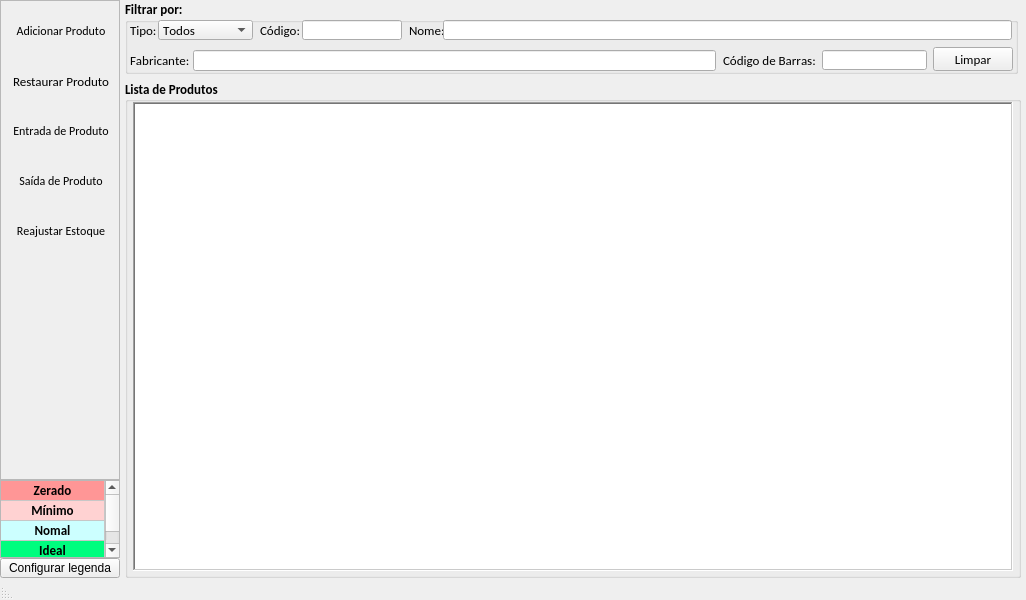
<?xml version="1.0" encoding="UTF-8"?>
<ui version="4.0">
 <class>tela_estoque</class>
 <widget class="QMainWindow" name="tela_estoque">
  <property name="windowModality">
   <enum>Qt::ApplicationModal</enum>
  </property>
  <property name="geometry">
   <rect>
    <x>0</x>
    <y>0</y>
    <width>1026</width>
    <height>600</height>
   </rect>
  </property>
  <property name="windowTitle">
   <string>Estoque</string>
  </property>
  <widget class="QWidget" name="centralwidget">
   <layout class="QHBoxLayout" name="horizontalLayout">
    <property name="spacing">
     <number>5</number>
    </property>
    <property name="margin">
     <number>0</number>
    </property>
    <item>
     <layout class="QVBoxLayout" name="verticalLayout_4">
      <property name="spacing">
       <number>0</number>
      </property>
      <item>
       <widget class="QFrame" name="frame">
        <property name="minimumSize">
         <size>
          <width>120</width>
          <height>480</height>
         </size>
        </property>
        <property name="maximumSize">
         <size>
          <width>120</width>
          <height>16777215</height>
         </size>
        </property>
        <property name="autoFillBackground">
         <bool>false</bool>
        </property>
        <property name="styleSheet">
         <string notr="true">alternate-background-color: qlineargradient(spread:pad, x1:0, y1:0, x2:1, y2:0, stop:0 rgba(255, 178, 102, 255), stop:0.55 rgba(235, 148, 61, 255), stop:0.98 rgba(0, 0, 0, 255), stop:1 rgba(0, 0, 0, 0));</string>
        </property>
        <property name="frameShape">
         <enum>QFrame::StyledPanel</enum>
        </property>
        <property name="frameShadow">
         <enum>QFrame::Plain</enum>
        </property>
        <layout class="QVBoxLayout" name="verticalLayout_3">
         <property name="spacing">
          <number>0</number>
         </property>
         <property name="leftMargin">
          <number>5</number>
         </property>
         <property name="topMargin">
          <number>5</number>
         </property>
         <property name="rightMargin">
          <number>0</number>
         </property>
         <property name="bottomMargin">
          <number>0</number>
         </property>
         <item>
          <widget class="QToolButton" name="btn_adicionar_produto">
           <property name="minimumSize">
            <size>
             <width>110</width>
             <height>50</height>
            </size>
           </property>
           <property name="maximumSize">
            <size>
             <width>110</width>
             <height>50</height>
            </size>
           </property>
           <property name="font">
            <font>
             <family>Calibri</family>
             <pointsize>9</pointsize>
             <kerning>false</kerning>
            </font>
           </property>
           <property name="text">
            <string>Adicionar Produto</string>
           </property>
           <property name="icon">
            <iconset resource="imagens.qrc">
             <normaloff>:/img/img/cadastrar_produto.png</normaloff>:/img/img/cadastrar_produto.png</iconset>
           </property>
           <property name="iconSize">
            <size>
             <width>30</width>
             <height>30</height>
            </size>
           </property>
           <property name="toolButtonStyle">
            <enum>Qt::ToolButtonTextUnderIcon</enum>
           </property>
           <property name="autoRaise">
            <bool>true</bool>
           </property>
          </widget>
         </item>
         <item>
          <widget class="QToolButton" name="btn_restaurar_produto">
           <property name="minimumSize">
            <size>
             <width>110</width>
             <height>50</height>
            </size>
           </property>
           <property name="maximumSize">
            <size>
             <width>110</width>
             <height>50</height>
            </size>
           </property>
           <property name="font">
            <font>
             <family>Calibri</family>
             <pointsize>10</pointsize>
            </font>
           </property>
           <property name="text">
            <string>Restaurar Produto</string>
           </property>
           <property name="icon">
            <iconset resource="imagens.qrc">
             <normaloff>:/img/img/produto_restaurar.png</normaloff>:/img/img/produto_restaurar.png</iconset>
           </property>
           <property name="iconSize">
            <size>
             <width>30</width>
             <height>30</height>
            </size>
           </property>
           <property name="toolButtonStyle">
            <enum>Qt::ToolButtonTextUnderIcon</enum>
           </property>
           <property name="autoRaise">
            <bool>true</bool>
           </property>
          </widget>
         </item>
         <item>
          <widget class="QToolButton" name="btn_entrada_produto">
           <property name="minimumSize">
            <size>
             <width>110</width>
             <height>50</height>
            </size>
           </property>
           <property name="maximumSize">
            <size>
             <width>110</width>
             <height>50</height>
            </size>
           </property>
           <property name="font">
            <font>
             <family>Calibri</family>
             <pointsize>9</pointsize>
             <kerning>false</kerning>
            </font>
           </property>
           <property name="text">
            <string>Entrada de Produto</string>
           </property>
           <property name="icon">
            <iconset resource="imagens.qrc">
             <normaloff>:/img/img/estoque_entrada_produto2.png</normaloff>:/img/img/estoque_entrada_produto2.png</iconset>
           </property>
           <property name="iconSize">
            <size>
             <width>30</width>
             <height>30</height>
            </size>
           </property>
           <property name="toolButtonStyle">
            <enum>Qt::ToolButtonTextUnderIcon</enum>
           </property>
           <property name="autoRaise">
            <bool>true</bool>
           </property>
          </widget>
         </item>
         <item>
          <widget class="QToolButton" name="btn_saida_produto">
           <property name="minimumSize">
            <size>
             <width>110</width>
             <height>50</height>
            </size>
           </property>
           <property name="maximumSize">
            <size>
             <width>110</width>
             <height>50</height>
            </size>
           </property>
           <property name="font">
            <font>
             <family>Calibri</family>
             <pointsize>9</pointsize>
             <kerning>false</kerning>
            </font>
           </property>
           <property name="text">
            <string>Saída de Produto</string>
           </property>
           <property name="icon">
            <iconset resource="imagens.qrc">
             <normaloff>:/img/img/estoque_saida_produto2.png</normaloff>:/img/img/estoque_saida_produto2.png</iconset>
           </property>
           <property name="iconSize">
            <size>
             <width>30</width>
             <height>30</height>
            </size>
           </property>
           <property name="toolButtonStyle">
            <enum>Qt::ToolButtonTextUnderIcon</enum>
           </property>
           <property name="autoRaise">
            <bool>true</bool>
           </property>
          </widget>
         </item>
         <item>
          <widget class="QToolButton" name="btn_reajustar_estoque">
           <property name="minimumSize">
            <size>
             <width>110</width>
             <height>50</height>
            </size>
           </property>
           <property name="maximumSize">
            <size>
             <width>110</width>
             <height>50</height>
            </size>
           </property>
           <property name="font">
            <font>
             <family>Calibri</family>
             <pointsize>9</pointsize>
             <kerning>false</kerning>
            </font>
           </property>
           <property name="text">
            <string>Reajustar Estoque</string>
           </property>
           <property name="icon">
            <iconset resource="imagens.qrc">
             <normaloff>:/img/img/estoque_reajuste.png</normaloff>:/img/img/estoque_reajuste.png</iconset>
           </property>
           <property name="iconSize">
            <size>
             <width>40</width>
             <height>30</height>
            </size>
           </property>
           <property name="toolButtonStyle">
            <enum>Qt::ToolButtonTextUnderIcon</enum>
           </property>
           <property name="autoRaise">
            <bool>true</bool>
           </property>
          </widget>
         </item>
         <item>
          <spacer name="verticalSpacer">
           <property name="orientation">
            <enum>Qt::Vertical</enum>
           </property>
           <property name="sizeHint" stdset="0">
            <size>
             <width>20</width>
             <height>220</height>
            </size>
           </property>
          </spacer>
         </item>
        </layout>
       </widget>
      </item>
      <item>
       <widget class="QTableWidget" name="tw_legenda">
        <property name="maximumSize">
         <size>
          <width>120</width>
          <height>80</height>
         </size>
        </property>
        <property name="font">
         <font>
          <family>Calibri</family>
          <weight>75</weight>
          <bold>true</bold>
         </font>
        </property>
        <property name="autoScroll">
         <bool>false</bool>
        </property>
        <property name="tabKeyNavigation">
         <bool>false</bool>
        </property>
        <property name="showDropIndicator" stdset="0">
         <bool>false</bool>
        </property>
        <property name="dragDropOverwriteMode">
         <bool>false</bool>
        </property>
        <property name="selectionMode">
         <enum>QAbstractItemView::NoSelection</enum>
        </property>
        <property name="rowCount">
         <number>4</number>
        </property>
        <property name="columnCount">
         <number>1</number>
        </property>
        <attribute name="horizontalHeaderVisible">
         <bool>false</bool>
        </attribute>
        <attribute name="horizontalHeaderHighlightSections">
         <bool>true</bool>
        </attribute>
        <attribute name="horizontalHeaderStretchLastSection">
         <bool>true</bool>
        </attribute>
        <attribute name="verticalHeaderVisible">
         <bool>false</bool>
        </attribute>
        <attribute name="verticalHeaderDefaultSectionSize">
         <number>19</number>
        </attribute>
        <attribute name="verticalHeaderStretchLastSection">
         <bool>true</bool>
        </attribute>
        <row/>
        <row/>
        <row/>
        <row/>
        <column/>
        <item row="0" column="0">
         <property name="text">
          <string>Zerado</string>
         </property>
         <property name="font">
          <font>
           <family>Calibri</family>
           <pointsize>10</pointsize>
           <kerning>false</kerning>
          </font>
         </property>
         <property name="textAlignment">
          <set>AlignHCenter|AlignVCenter|AlignCenter</set>
         </property>
         <property name="background">
          <brush brushstyle="SolidPattern">
           <color alpha="255">
            <red>255</red>
            <green>150</green>
            <blue>150</blue>
           </color>
          </brush>
         </property>
         <property name="foreground">
          <brush brushstyle="NoBrush">
           <color alpha="255">
            <red>0</red>
            <green>0</green>
            <blue>0</blue>
           </color>
          </brush>
         </property>
        </item>
        <item row="1" column="0">
         <property name="text">
          <string>Mínimo</string>
         </property>
         <property name="font">
          <font>
           <family>Calibri</family>
           <pointsize>10</pointsize>
           <kerning>false</kerning>
          </font>
         </property>
         <property name="textAlignment">
          <set>AlignHCenter|AlignVCenter|AlignCenter</set>
         </property>
         <property name="background">
          <brush brushstyle="SolidPattern">
           <color alpha="255">
            <red>255</red>
            <green>210</green>
            <blue>210</blue>
           </color>
          </brush>
         </property>
        </item>
        <item row="2" column="0">
         <property name="text">
          <string>Nomal</string>
         </property>
         <property name="font">
          <font>
           <family>Calibri</family>
           <pointsize>10</pointsize>
           <kerning>false</kerning>
          </font>
         </property>
         <property name="textAlignment">
          <set>AlignHCenter|AlignVCenter|AlignCenter</set>
         </property>
         <property name="background">
          <brush brushstyle="SolidPattern">
           <color alpha="255">
            <red>204</red>
            <green>255</green>
            <blue>255</blue>
           </color>
          </brush>
         </property>
        </item>
        <item row="3" column="0">
         <property name="text">
          <string>Ideal</string>
         </property>
         <property name="font">
          <font>
           <family>Calibri</family>
           <pointsize>10</pointsize>
           <kerning>false</kerning>
          </font>
         </property>
         <property name="textAlignment">
          <set>AlignHCenter|AlignVCenter|AlignCenter</set>
         </property>
         <property name="background">
          <brush brushstyle="SolidPattern">
           <color alpha="255">
            <red>0</red>
            <green>253</green>
            <blue>126</blue>
           </color>
          </brush>
         </property>
        </item>
       </widget>
      </item>
      <item>
       <widget class="QPushButton" name="pushButton">
        <property name="maximumSize">
         <size>
          <width>120</width>
          <height>20</height>
         </size>
        </property>
        <property name="font">
         <font>
          <weight>50</weight>
          <bold>false</bold>
          <kerning>false</kerning>
         </font>
        </property>
        <property name="text">
         <string>Configurar legenda</string>
        </property>
       </widget>
      </item>
     </layout>
    </item>
    <item>
     <layout class="QVBoxLayout" name="verticalLayout_2">
      <property name="rightMargin">
       <number>5</number>
      </property>
      <item>
       <widget class="QGroupBox" name="gb_filtrar">
        <property name="sizePolicy">
         <sizepolicy hsizetype="Preferred" vsizetype="Expanding">
          <horstretch>5</horstretch>
          <verstretch>5</verstretch>
         </sizepolicy>
        </property>
        <property name="minimumSize">
         <size>
          <width>893</width>
          <height>74</height>
         </size>
        </property>
        <property name="maximumSize">
         <size>
          <width>893</width>
          <height>74</height>
         </size>
        </property>
        <property name="font">
         <font>
          <family>Calibri</family>
          <pointsize>10</pointsize>
          <weight>75</weight>
          <bold>true</bold>
          <kerning>false</kerning>
         </font>
        </property>
        <property name="title">
         <string>Filtrar por:</string>
        </property>
        <widget class="QLabel" name="lb_nome">
         <property name="geometry">
          <rect>
           <x>284</x>
           <y>20</y>
           <width>35</width>
           <height>20</height>
          </rect>
         </property>
         <property name="minimumSize">
          <size>
           <width>35</width>
           <height>20</height>
          </size>
         </property>
         <property name="maximumSize">
          <size>
           <width>35</width>
           <height>20</height>
          </size>
         </property>
         <property name="font">
          <font>
           <family>Calibri</family>
           <weight>50</weight>
           <bold>false</bold>
           <kerning>false</kerning>
          </font>
         </property>
         <property name="text">
          <string>Nome:</string>
         </property>
        </widget>
        <widget class="QLabel" name="lb_codigo_barras">
         <property name="geometry">
          <rect>
           <x>598</x>
           <y>50</y>
           <width>99</width>
           <height>20</height>
          </rect>
         </property>
         <property name="minimumSize">
          <size>
           <width>99</width>
           <height>20</height>
          </size>
         </property>
         <property name="maximumSize">
          <size>
           <width>99</width>
           <height>20</height>
          </size>
         </property>
         <property name="font">
          <font>
           <family>Calibri</family>
           <weight>50</weight>
           <bold>false</bold>
           <kerning>false</kerning>
          </font>
         </property>
         <property name="text">
          <string>Código de Barras:</string>
         </property>
        </widget>
        <widget class="QLineEdit" name="le_nome">
         <property name="geometry">
          <rect>
           <x>318</x>
           <y>20</y>
           <width>569</width>
           <height>20</height>
          </rect>
         </property>
         <property name="minimumSize">
          <size>
           <width>506</width>
           <height>20</height>
          </size>
         </property>
         <property name="font">
          <font>
           <weight>50</weight>
           <bold>false</bold>
           <kerning>false</kerning>
          </font>
         </property>
         <property name="inputMethodHints">
          <set>Qt::ImhNone</set>
         </property>
         <property name="inputMask">
          <string/>
         </property>
         <property name="text">
          <string/>
         </property>
         <property name="maxLength">
          <number>60</number>
         </property>
        </widget>
        <widget class="QComboBox" name="cb_tipo">
         <property name="geometry">
          <rect>
           <x>33</x>
           <y>20</y>
           <width>95</width>
           <height>20</height>
          </rect>
         </property>
         <property name="maximumSize">
          <size>
           <width>100</width>
           <height>20</height>
          </size>
         </property>
         <property name="font">
          <font>
           <weight>50</weight>
           <bold>false</bold>
           <kerning>false</kerning>
          </font>
         </property>
         <item>
          <property name="text">
           <string>Todos</string>
          </property>
         </item>
         <item>
          <property name="text">
           <string>Acessório</string>
          </property>
         </item>
         <item>
          <property name="text">
           <string>Cosmético</string>
          </property>
         </item>
         <item>
          <property name="text">
           <string>Decoração</string>
          </property>
         </item>
         <item>
          <property name="text">
           <string>Estimulante</string>
          </property>
         </item>
         <item>
          <property name="text">
           <string>Fetish</string>
          </property>
         </item>
         <item>
          <property name="text">
           <string>Gel</string>
          </property>
         </item>
         <item>
          <property name="text">
           <string>Higiene</string>
          </property>
         </item>
         <item>
          <property name="text">
           <string>Jogo</string>
          </property>
         </item>
         <item>
          <property name="text">
           <string>Kit</string>
          </property>
         </item>
         <item>
          <property name="text">
           <string>Lubrificante</string>
          </property>
         </item>
         <item>
          <property name="text">
           <string>Perfumaria</string>
          </property>
         </item>
         <item>
          <property name="text">
           <string>Preservativo</string>
          </property>
         </item>
         <item>
          <property name="text">
           <string>Prótese</string>
          </property>
         </item>
         <item>
          <property name="text">
           <string>Vestuário</string>
          </property>
         </item>
         <item>
          <property name="text">
           <string>Vibrador</string>
          </property>
         </item>
        </widget>
        <widget class="QPushButton" name="btn_limpar">
         <property name="geometry">
          <rect>
           <x>808</x>
           <y>47</y>
           <width>80</width>
           <height>24</height>
          </rect>
         </property>
         <property name="font">
          <font>
           <weight>50</weight>
           <bold>false</bold>
          </font>
         </property>
         <property name="text">
          <string>Limpar</string>
         </property>
         <property name="icon">
          <iconset resource="imagens.qrc">
           <normaloff>:/img/img/limpar.png</normaloff>:/img/img/limpar.png</iconset>
         </property>
        </widget>
        <widget class="QLabel" name="lb_fabricante">
         <property name="geometry">
          <rect>
           <x>5</x>
           <y>50</y>
           <width>63</width>
           <height>20</height>
          </rect>
         </property>
         <property name="minimumSize">
          <size>
           <width>63</width>
           <height>20</height>
          </size>
         </property>
         <property name="maximumSize">
          <size>
           <width>63</width>
           <height>20</height>
          </size>
         </property>
         <property name="font">
          <font>
           <family>Calibri</family>
           <weight>50</weight>
           <bold>false</bold>
           <kerning>false</kerning>
          </font>
         </property>
         <property name="text">
          <string>Fabricante:</string>
         </property>
        </widget>
        <widget class="QLabel" name="lb_tipo">
         <property name="geometry">
          <rect>
           <x>5</x>
           <y>20</y>
           <width>28</width>
           <height>20</height>
          </rect>
         </property>
         <property name="minimumSize">
          <size>
           <width>28</width>
           <height>20</height>
          </size>
         </property>
         <property name="maximumSize">
          <size>
           <width>28</width>
           <height>20</height>
          </size>
         </property>
         <property name="font">
          <font>
           <family>Calibri</family>
           <weight>50</weight>
           <bold>false</bold>
           <kerning>false</kerning>
          </font>
         </property>
         <property name="frameShape">
          <enum>QFrame::NoFrame</enum>
         </property>
         <property name="text">
          <string>Tipo:</string>
         </property>
        </widget>
        <widget class="QLabel" name="lb_codigo">
         <property name="geometry">
          <rect>
           <x>135</x>
           <y>20</y>
           <width>42</width>
           <height>20</height>
          </rect>
         </property>
         <property name="font">
          <font>
           <weight>50</weight>
           <bold>false</bold>
          </font>
         </property>
         <property name="text">
          <string>Código:</string>
         </property>
        </widget>
        <widget class="QLineEdit" name="le_codigo">
         <property name="geometry">
          <rect>
           <x>177</x>
           <y>20</y>
           <width>100</width>
           <height>20</height>
          </rect>
         </property>
         <property name="font">
          <font>
           <weight>50</weight>
           <bold>false</bold>
          </font>
         </property>
         <property name="inputMask">
          <string>000000000; </string>
         </property>
         <property name="text">
          <string/>
         </property>
         <property name="cursorPosition">
          <number>9</number>
         </property>
         <property name="readOnly">
          <bool>false</bool>
         </property>
        </widget>
        <widget class="QLineEdit" name="le_codigo_barras">
         <property name="geometry">
          <rect>
           <x>697</x>
           <y>50</y>
           <width>105</width>
           <height>20</height>
          </rect>
         </property>
         <property name="minimumSize">
          <size>
           <width>105</width>
           <height>20</height>
          </size>
         </property>
         <property name="maximumSize">
          <size>
           <width>105</width>
           <height>20</height>
          </size>
         </property>
         <property name="font">
          <font>
           <weight>50</weight>
           <bold>false</bold>
           <kerning>false</kerning>
          </font>
         </property>
         <property name="inputMask">
          <string>0 000000 000000; </string>
         </property>
         <property name="text">
          <string>  </string>
         </property>
         <property name="maxLength">
          <number>15</number>
         </property>
        </widget>
        <widget class="QLineEdit" name="le_fabricante">
         <property name="geometry">
          <rect>
           <x>68</x>
           <y>50</y>
           <width>523</width>
           <height>21</height>
          </rect>
         </property>
         <property name="font">
          <font>
           <weight>50</weight>
           <bold>false</bold>
           <kerning>false</kerning>
          </font>
         </property>
         <property name="inputMethodHints">
          <set>Qt::ImhNone</set>
         </property>
         <property name="inputMask">
          <string/>
         </property>
         <property name="text">
          <string/>
         </property>
         <property name="maxLength">
          <number>60</number>
         </property>
        </widget>
       </widget>
      </item>
      <item>
       <widget class="QGroupBox" name="gb_clientes">
        <property name="minimumSize">
         <size>
          <width>889</width>
          <height>251</height>
         </size>
        </property>
        <property name="font">
         <font>
          <family>Calibri</family>
          <pointsize>10</pointsize>
          <weight>75</weight>
          <bold>true</bold>
         </font>
        </property>
        <property name="title">
         <string>Lista de Produtos</string>
        </property>
        <property name="alignment">
         <set>Qt::AlignLeading|Qt::AlignLeft|Qt::AlignVCenter</set>
        </property>
        <layout class="QVBoxLayout" name="verticalLayout">
         <property name="spacing">
          <number>0</number>
         </property>
         <property name="leftMargin">
          <number>5</number>
         </property>
         <property name="topMargin">
          <number>0</number>
         </property>
         <property name="rightMargin">
          <number>5</number>
         </property>
         <property name="bottomMargin">
          <number>5</number>
         </property>
         <item>
          <widget class="QTableWidget" name="tw_produtos">
           <property name="minimumSize">
            <size>
             <width>869</width>
             <height>469</height>
            </size>
           </property>
           <property name="font">
            <font>
             <family>Calibri</family>
             <pointsize>10</pointsize>
             <kerning>false</kerning>
            </font>
           </property>
           <property name="frameShape">
            <enum>QFrame::WinPanel</enum>
           </property>
           <property name="horizontalScrollBarPolicy">
            <enum>Qt::ScrollBarAsNeeded</enum>
           </property>
           <property name="autoScroll">
            <bool>true</bool>
           </property>
           <property name="alternatingRowColors">
            <bool>false</bool>
           </property>
           <property name="selectionBehavior">
            <enum>QAbstractItemView::SelectRows</enum>
           </property>
           <property name="showGrid">
            <bool>true</bool>
           </property>
           <property name="gridStyle">
            <enum>Qt::SolidLine</enum>
           </property>
           <property name="sortingEnabled">
            <bool>false</bool>
           </property>
           <property name="wordWrap">
            <bool>true</bool>
           </property>
           <property name="cornerButtonEnabled">
            <bool>true</bool>
           </property>
           <property name="rowCount">
            <number>0</number>
           </property>
           <property name="columnCount">
            <number>0</number>
           </property>
           <attribute name="horizontalHeaderVisible">
            <bool>true</bool>
           </attribute>
           <attribute name="horizontalHeaderCascadingSectionResizes">
            <bool>false</bool>
           </attribute>
           <attribute name="horizontalHeaderDefaultSectionSize">
            <number>450</number>
           </attribute>
           <attribute name="horizontalHeaderMinimumSectionSize">
            <number>100</number>
           </attribute>
           <attribute name="horizontalHeaderShowSortIndicator" stdset="0">
            <bool>false</bool>
           </attribute>
           <attribute name="horizontalHeaderStretchLastSection">
            <bool>true</bool>
           </attribute>
           <attribute name="verticalHeaderVisible">
            <bool>false</bool>
           </attribute>
           <attribute name="verticalHeaderCascadingSectionResizes">
            <bool>false</bool>
           </attribute>
           <attribute name="verticalHeaderDefaultSectionSize">
            <number>20</number>
           </attribute>
           <attribute name="verticalHeaderMinimumSectionSize">
            <number>20</number>
           </attribute>
          </widget>
         </item>
        </layout>
       </widget>
      </item>
     </layout>
    </item>
   </layout>
  </widget>
  <widget class="QStatusBar" name="barra_de_status">
   <property name="font">
    <font>
     <family>Calibri</family>
     <pointsize>10</pointsize>
     <weight>75</weight>
     <bold>true</bold>
    </font>
   </property>
   <property name="accessibleDescription">
    <string/>
   </property>
   <property name="layoutDirection">
    <enum>Qt::RightToLeft</enum>
   </property>
  </widget>
 </widget>
 <tabstops>
  <tabstop>le_codigo</tabstop>
  <tabstop>le_nome</tabstop>
  <tabstop>le_fabricante</tabstop>
  <tabstop>le_codigo_barras</tabstop>
  <tabstop>btn_limpar</tabstop>
  <tabstop>btn_adicionar_produto</tabstop>
  <tabstop>btn_restaurar_produto</tabstop>
  <tabstop>btn_entrada_produto</tabstop>
  <tabstop>btn_saida_produto</tabstop>
  <tabstop>btn_reajustar_estoque</tabstop>
  <tabstop>pushButton</tabstop>
  <tabstop>tw_produtos</tabstop>
  <tabstop>cb_tipo</tabstop>
  <tabstop>tw_legenda</tabstop>
 </tabstops>
 <resources>
  <include location="imagens.qrc"/>
 </resources>
 <connections>
  <connection>
   <sender>btn_limpar</sender>
   <signal>clicked()</signal>
   <receiver>le_codigo_barras</receiver>
   <slot>clear()</slot>
   <hints>
    <hint type="sourcelabel">
     <x>957</x>
     <y>59</y>
    </hint>
    <hint type="destinationlabel">
     <x>893</x>
     <y>67</y>
    </hint>
   </hints>
  </connection>
  <connection>
   <sender>btn_limpar</sender>
   <signal>clicked()</signal>
   <receiver>le_fabricante</receiver>
   <slot>clear()</slot>
   <hints>
    <hint type="sourcelabel">
     <x>968</x>
     <y>57</y>
    </hint>
    <hint type="destinationlabel">
     <x>677</x>
     <y>65</y>
    </hint>
   </hints>
  </connection>
  <connection>
   <sender>btn_limpar</sender>
   <signal>clicked()</signal>
   <receiver>le_nome</receiver>
   <slot>clear()</slot>
   <hints>
    <hint type="sourcelabel">
     <x>953</x>
     <y>55</y>
    </hint>
    <hint type="destinationlabel">
     <x>636</x>
     <y>30</y>
    </hint>
   </hints>
  </connection>
  <connection>
   <sender>btn_limpar</sender>
   <signal>clicked()</signal>
   <receiver>le_codigo</receiver>
   <slot>clear()</slot>
   <hints>
    <hint type="sourcelabel">
     <x>975</x>
     <y>54</y>
    </hint>
    <hint type="destinationlabel">
     <x>382</x>
     <y>30</y>
    </hint>
   </hints>
  </connection>
 </connections>
</ui>
